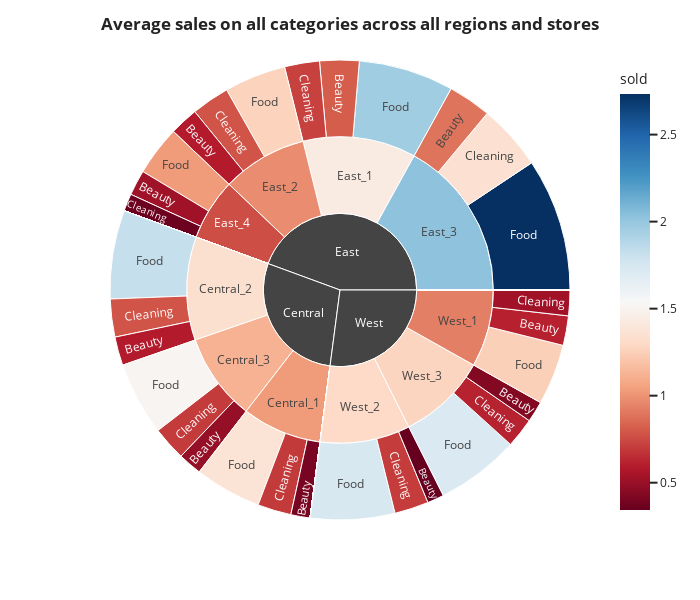

The notebook cell saved with this chart:
### Markdown cell above
<b> Note: </b> <br>
1 corresponds to Saturday, 2 corresponds to Sunday and this goes on for 7 corresponding to Friday. <br>


This plot tells us that most people prefer to shop the given categories during the weekends rather than mid-week.

### Code cell
temp = df.groupby(['region_id','store_id','category_id'])['sold'].mean().reset_index()
fig = px.sunburst(temp, path=['region_id','store_id','category_id'], values='sold',
                  color='sold', 
                  color_continuous_scale='RdBu')

layout = dict(
    title_text = "<b> Average sales on all categories across all regions and stores </b>",
    font=dict(size=12),
    title_x = 0.5)

fig.update_layout(layout,template = 'seaborn',showlegend = False,
                    height=600, width=700)
fig.show()

### Figure 1 — Plotly figure (JSON) as saved in the notebook; plotly's stock layout.template omitted (floating-point values rounded to 4 significant figures)
{"data": [{"branchvalues": "total", "customdata": [[0.3974], [null], [null], [0.5889], [null], [null], [0.4886], [null], [null], [null], [0.8114], [null], [null], [0.5905], [null], [null], [0.8895], [null], [null], [0.5227], [null], [null], [null], [0.6073], [null], [null], [0.3431], [null], [null], [0.4319], [0.6935], [null], [null], [0.7807], [null], [null], [0.6991], [null], [null], [null], [0.7198], [null], [null], [0.7833], [null], [null], [1.354], [null], [null], [0.3598], [null], [null], [null], [0.5273], [null], [null], [0.7031], [null], [null], [0.6147], [1.375], [null], [null], [1.824], [null], [null], [1.515], [null], [null], [null], [1.958], [null], [null], [1.268], [null], [null], [2.733], [null], [null], [1.026], [null], [null], [null], [1.252], [null], [null], [1.736], [null], [null], [1.721], [1.025], [null], [null], [1.341], [null], [null], [1.118], [null], [null], [null], [1.436], [null], [null], [0.9729], [null], [null], [2.029], [null], [null], [0.7627], [null], [null], [null], [0.9281], [null], [null], [1.303], [null], [null], [1.274], [null], [null], [null]], "domain": {"x": [0, 1], "y": [0, 1]}, "hovertemplate": "labels=%{label}<br>sold_sum=%{value}<br>parent=%{parent}<br>id=%{id}<br>sold=%{color}<extra></extra>", "ids": ["Central/Central_1/Beauty", "East/Central_1/Beauty", "West/Central_1/Beauty", "Central/Central_2/Beauty", "East/Central_2/Beauty", "West/Central_2/Beauty", "Central/Central_3/Beauty", "East/Central_3/Beauty", "West/Central_3/Beauty", "Central/East_1/Beauty", "East/East_1/Beauty", "West/East_1/Beauty", "Central/East_2/Beauty", "East/East_2/Beauty", "West/East_2/Beauty", "Central/East_3/Beauty", "East/East_3/Beauty", "West/East_3/Beauty", "Central/East_4/Beauty", "East/East_4/Beauty", "West/East_4/Beauty", "Central/West_1/Beauty", "East/West_1/Beauty", "West/West_1/Beauty", "Central/West_2/Beauty", "East/West_2/Beauty", "West/West_2/Beauty", "Central/West_3/Beauty", "East/West_3/Beauty", "West/West_3/Beauty", "Central/Central_1/Cleaning", "East/Central_1/Cleaning", "West/Central_1/Cleaning", "Central/Central_2/Cleaning", "East/Central_2/Cleaning", "West/Central_2/Cleaning", "Central/Central_3/Cleaning", "East/Central_3/Cleaning", "West/Central_3/Cleaning", "Central/East_1/Cleaning", "East/East_1/Cleaning", "West/East_1/Cleaning", "Central/East_2/Cleaning", "East/East_2/Cleaning", "West/East_2/Cleaning", "Central/East_3/Cleaning", "East/East_3/Cleaning", "West/East_3/Cleaning", "Central/East_4/Cleaning", "East/East_4/Cleaning", "West/East_4/Cleaning", "Central/West_1/Cleaning", "East/West_1/Cleaning", "West/West_1/Cleaning", "Central/West_2/Cleaning", "East/West_2/Cleaning", "West/West_2/Cleaning", "Central/West_3/Cleaning", "East/West_3/Cleaning", "West/West_3/Cleaning", "Central/Central_1/Food", "East/Central_1/Food", "West/Central_1/Food", "Central/Central_2/Food", "East/Central_2/Food", "West/Central_2/Food", "Central/Central_3/Food", "East/Central_3/Food", "West/Central_3/Food", "Central/East_1/Food", "East/East_1/Food", "West/East_1/Food", "Central/East_2/Food", "East/East_2/Food", "West/East_2/Food", "Central/East_3/Food", "East/East_3/Food", "West/East_3/Food", "Central/East_4/Food", "East/East_4/Food", "West/East_4/Food", "Central/West_1/Food", "East/West_1/Food", "West/West_1/Food", "Central/West_2/Food", "East/West_2/Food", "West/West_2/Food", "Central/West_3/Food", "East/West_3/Food", "West/West_3/Food", "Central/Central_1", "East/Central_1", "West/Central_1", "Central/Central_2", "East/Central_2", "West/Central_2", "Central/Central_3", "East/Central_3", "West/Central_3", "Central/East_1", "East/East_1", "West/East_1", "Central/East_2", "East/East_2", "West/East_2", "Central/East_3", "East/East_3", "West/East_3", "Central/East_4", "East/East_4", "West/East_4", "Central/West_1", "East/West_1", "West/West_1", "Central/West_2", "East/West_2", "West/West_2", "Central/West_3", "East/West_3", "West/West_3", "Central", "East", "West"], "labels": ["Beauty", "Beauty", "Beauty", "Beauty", "Beauty", "Beauty", "Beauty", "Beauty", "Beauty", "Beauty", "Beauty", "Beauty", "Beauty", "Beauty", "Beauty", "Beauty", "Beauty", "Beauty", "Beauty", "Beauty", "Beauty", "Beauty", "Beauty", "Beauty", "Beauty", "Beauty", "Beauty", "Beauty", "Beauty", "Beauty", "Cleaning", "Cleaning", "Cleaning", "Cleaning", "Cleaning", "Cleaning", "Cleaning", "Cleaning", "Cleaning", "Cleaning", "Cleaning", "Cleaning", "Cleaning", "Cleaning", "Cleaning", "Cleaning", "Cleaning", "Cleaning", "Cleaning", "Cleaning", "Cleaning", "Cleaning", "Cleaning", "Cleaning", "Cleaning", "Cleaning", "Cleaning", "Cleaning", "Cleaning", "Cleaning", "Food", "Food", "Food", "Food", "Food", "Food", "Food", "Food", "Food", "Food", "Food", "Food", "Food", "Food", "Food", "Food", "Food", "Food", "Food", "Food", "Food", "Food", "Food", "Food", "Food", "Food", "Food", "Food", "Food", "Food", "Central_1", "Central_1", "Central_1", "Central_2", "Central_2", "Central_2", "Central_3", "Central_3", "Central_3", "East_1", "East_1", "East_1", "East_2", "East_2", "East_2", "East_3", "East_3", "East_3", "East_4", "East_4", "East_4", "West_1", "West_1", "West_1", "West_2", "West_2", "West_2", "West_3", "West_3", "West_3", "Central", "East", "West"], "marker": {"coloraxis": "coloraxis", "colors": [0.3974, null, null, 0.5889, null, null, 0.4886, null, null, null, 0.8114, null, null, 0.5905, null, null, 0.8895, null, null, 0.5227, null, null, null, 0.6073, null, null, 0.3431, null, null, 0.4319, 0.6935, null, null, 0.7807, null, null, 0.6991, null, null, null, 0.7198, null, null, 0.7833, null, null, 1.354, null, null, 0.3598, null, null, null, 0.5273, null, null, 0.7031, null, null, 0.6147, 1.375, null, null, 1.824, null, null, 1.515, null, null, null, 1.958, null, null, 1.268, null, null, 2.733, null, null, 1.026, null, null, null, 1.252, null, null, 1.736, null, null, 1.721, 1.025, null, null, 1.341, null, null, 1.118, null, null, null, 1.436, null, null, 0.9729, null, null, 2.029, null, null, 0.7627, null, null, null, 0.9281, null, null, 1.303, null, null, 1.274, null, null, null]}, "name": "", "parents": ["Central/Central_1", "East/Central_1", "West/Central_1", "Central/Central_2", "East/Central_2", "West/Central_2", "Central/Central_3", "East/Central_3", "West/Central_3", "Central/East_1", "East/East_1", "West/East_1", "Central/East_2", "East/East_2", "West/East_2", "Central/East_3", "East/East_3", "West/East_3", "Central/East_4", "East/East_4", "West/East_4", "Central/West_1", "East/West_1", "West/West_1", "Central/West_2", "East/West_2", "West/West_2", "Central/West_3", "East/West_3", "West/West_3", "Central/Central_1", "East/Central_1", "West/Central_1", "Central/Central_2", "East/Central_2", "West/Central_2", "Central/Central_3", "East/Central_3", "West/Central_3", "Central/East_1", "East/East_1", "West/East_1", "Central/East_2", "East/East_2", "West/East_2", "Central/East_3", "East/East_3", "West/East_3", "Central/East_4", "East/East_4", "West/East_4", "Central/West_1", "East/West_1", "West/West_1", "Central/West_2", "East/West_2", "West/West_2", "Central/West_3", "East/West_3", "West/West_3", "Central/Central_1", "East/Central_1", "West/Central_1", "Central/Central_2", "East/Central_2", "West/Central_2", "Central/Central_3", "East/Central_3", "West/Central_3", "Central/East_1", "East/East_1", "West/East_1", "Central/East_2", "East/East_2", "West/East_2", "Central/East_3", "East/East_3", "West/East_3", "Central/East_4", "East/East_4", "West/East_4", "Central/West_1", "East/West_1", "West/West_1", "Central/West_2", "East/West_2", "West/West_2", "Central/West_3", "East/West_3", "West/West_3", "Central", "East", "West", "Central", "East", "West", "Central", "East", "West", "Central", "East", "West", "Central", "East", "West", "Central", "East", "West", "Central", "East", "West", "Central", "East", "West", "Central", "East", "West", "Central", "East", "West", "", "", ""], "type": "sunburst", "values": [0.3974, 0, 0, 0.5889, 0, 0, 0.4886, 0, 0, 0, 0.8114, 0, 0, 0.5905, 0, 0, 0.8895, 0, 0, 0.5227, 0, 0, 0, 0.6073, 0, 0, 0.3431, 0, 0, 0.4319, 0.6935, 0, 0, 0.7807, 0, 0, 0.6991, 0, 0, 0, 0.7198, 0, 0, 0.7833, 0, 0, 1.354, 0, 0, 0.3598, 0, 0, 0, 0.5273, 0, 0, 0.7031, 0, 0, 0.6147, 1.375, 0, 0, 1.824, 0, 0, 1.515, 0, 0, 0, 1.958, 0, 0, 1.268, 0, 0, 2.733, 0, 0, 1.026, 0, 0, 0, 1.252, 0, 0, 1.736, 0, 0, 1.721, 2.465, 0, 0, 3.194, 0, 0, 2.703, 0, 0, 0, 3.489, 0, 0, 2.642, 0, 0, 4.977, 0, 0, 1.909, 0, 0, 0, 2.387, 0, 0, 2.782, 0, 0, 2.767, 8.362, 13.02, 7.936]}], "layout": {"coloraxis": {"colorbar": {"title": {"text": "sold"}}, "colorscale": [[0, "rgb(103,0,31)"], [0.1, "rgb(178,24,43)"], [0.2, "rgb(214,96,77)"], [0.3, "rgb(244,165,130)"], [0.4, "rgb(253,219,199)"], [0.5, "rgb(247,247,247)"], [0.6, "rgb(209,229,240)"], [0.7, "rgb(146,197,222)"], [0.8, "rgb(67,147,195)"], [0.9, "rgb(33,102,172)"], [1, "rgb(5,48,97)"]]}, "font": {"size": 12}, "height": 600, "legend": {"tracegroupgap": 0}, "margin": {"t": 60}, "showlegend": false, "title": {"text": "<b> Average sales on all categories across all regions and stores </b>", "x": 0.5}, "width": 700}}
